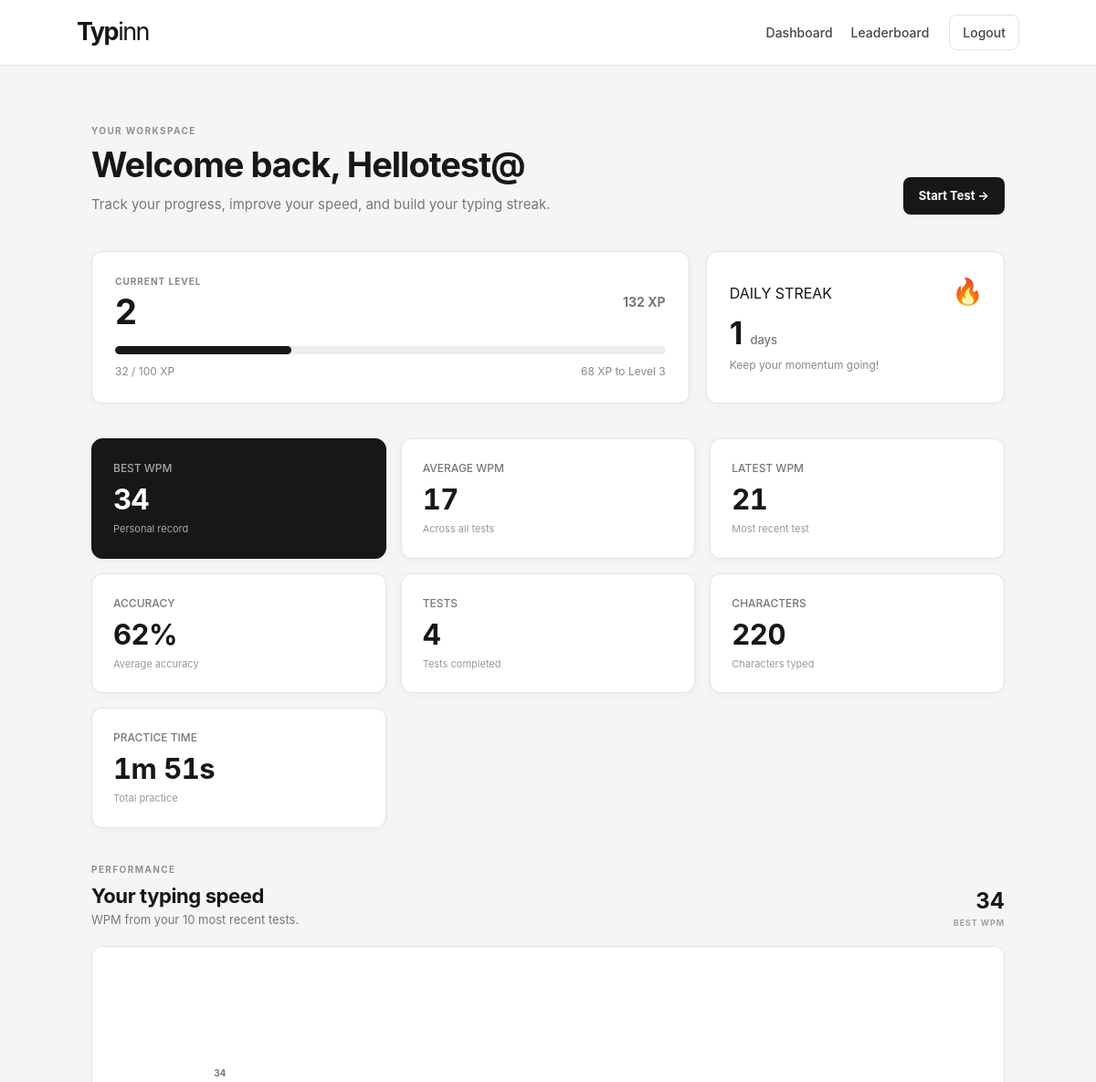
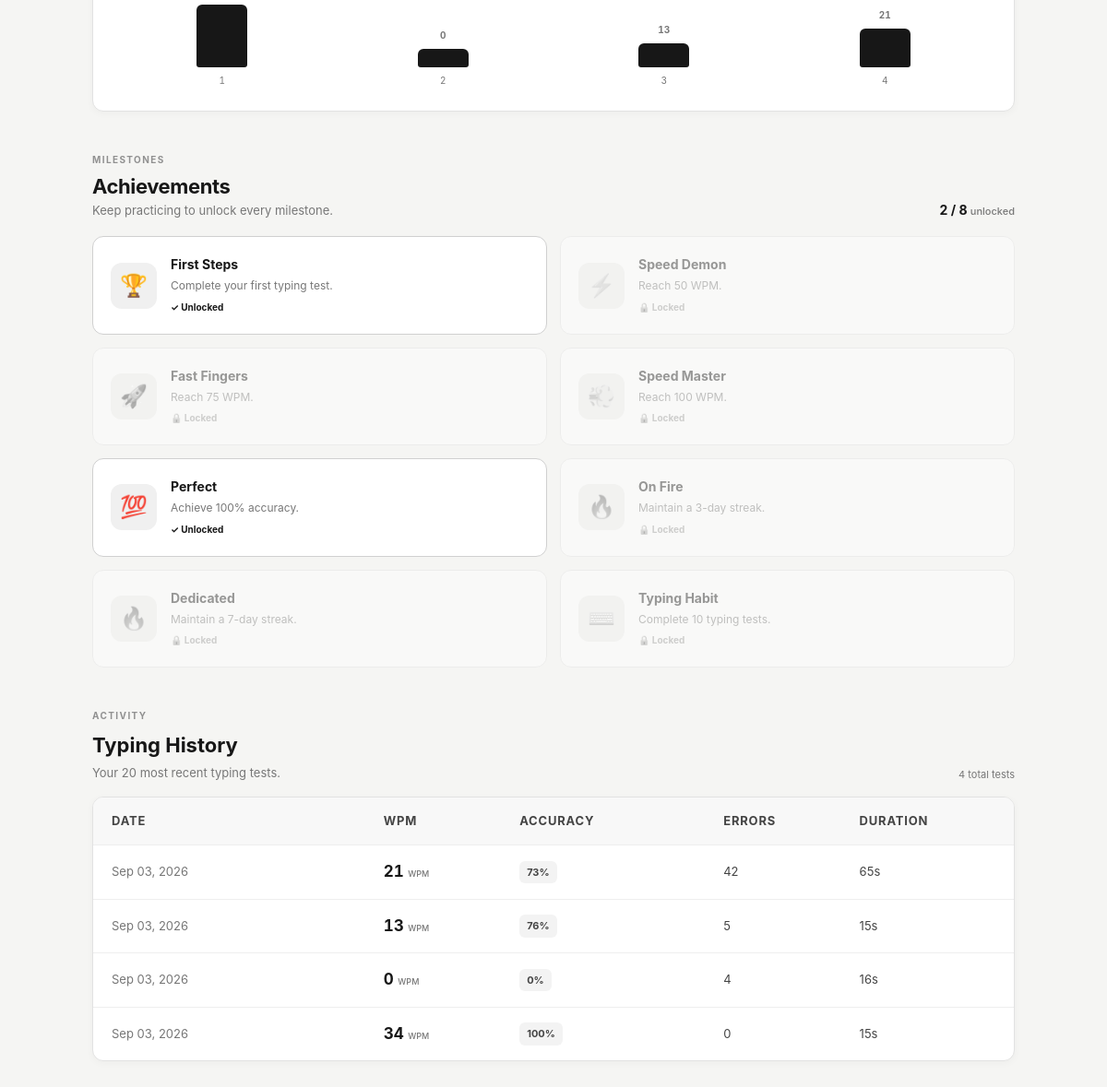
The page /dashboard (signed in) on the database its author committed (2 pictures, top to bottom).
### app.py (models this page shows)
class User(db.Model, UserMixin):
    id = db.Column(
        db.Integer,
        primary_key=True
    )
    username = db.Column(
        db.String(80),
        unique=True,
        nullable=False
    )
    email = db.Column(
        db.String(120),
        unique=True,
        nullable=False
    )
    password_hash = db.Column(
        db.String(255),
        nullable=False
    )
    xp = db.Column(
        db.Integer,
        default=0,
        nullable=False
    )
    streak = db.Column(
        db.Integer,
        default=0,
        nullable=False
    )
    last_test_date = db.Column(
        db.Date,
        nullable=True
    )
    def level(self):
        return (self.xp // 100) + 1
    def level_xp(self):
        return self.xp % 100
    def xp_to_next_level(self):
        return 100 - self.level_xp()

class TypingResult(db.Model):
    id = db.Column(
        db.Integer,
        primary_key=True
    )
    user_id = db.Column(
        db.Integer,
        db.ForeignKey("user.id"),
        nullable=False
    )
    wpm = db.Column(
        db.Integer,
        nullable=False
    )
    accuracy = db.Column(
        db.Integer,
        nullable=False
    )
    errors = db.Column(
        db.Integer,
        nullable=False
    )
    characters = db.Column(
        db.Integer,
        nullable=False
    )
    duration = db.Column(
        db.Integer,
        nullable=False
    )
    language = db.Column(
        db.String(30),
        default="english",
        nullable=False
    )
    created_at = db.Column(
        db.DateTime,
        server_default=db.func.now(),
        nullable=False
    )

class Achievement(db.Model):
    id = db.Column(
        db.Integer,
        primary_key=True
    )
    name = db.Column(
        db.String(100),
        unique=True,
        nullable=False
    )
    description = db.Column(
        db.String(255),
        nullable=False
    )
    icon = db.Column(
        db.String(10),
        nullable=False
    )

### app.py (the view, shortened to what this page needs)
@app.route("/dashboard")
@login_required
def dashboard():
    results = (
        TypingResult.query
        .filter_by(
            user_id=current_user.id
        )
        .order_by(
            TypingResult.created_at.desc()
        )
        .all()
    )
    total_tests = len(
        results
    )
    if results:
        best_wpm = max(
            result.wpm
            for result in results
        )
        average_wpm = round(
            sum(
                result.wpm
                for result in results
            )
            / total_tests
        )
        average_accuracy = round(
            sum(
                result.accuracy
                for result in results
            )
            / total_tests
        )
        total_characters = sum(
            result.characters
            for result in results
        )
        total_time = sum(
            result.duration
            for result in results
        )
        latest_wpm = results[0].wpm
    user_achievements = (
        UserAchievement.query
        .filter_by(
            user_id=current_user.id
        )
        .all()
    )
    achievement_ids = {
        item.achievement_id
        for item in user_achievements
    }
    achievements = (
        Achievement.query
        .order_by(
            Achievement.id.asc()
        )
        .all()
    )
    return render_template(
        "dashboard.html",
        user=current_user,
        results=results,
        total_tests=total_tests,
        best_wpm=best_wpm,
        average_wpm=average_wpm,
        average_accuracy=average_accuracy,
        total_characters=total_characters,
        total_time=total_time,
        latest_wpm=latest_wpm,
        level=current_user.level(),
        xp=current_user.xp,
        level_xp=current_user.level_xp(),
        xp_to_next=current_user.xp_to_next_level(),
        streak=current_user.streak,
        achievements=achievements,
        achievement_ids=achievement_ids
    )

### app.py (called while the page is built)
@login_manager.user_loader
def load_user(user_id):
    try:
        return db.session.get(
            User,
            int(user_id)
        )
    except (
        TypeError,
        ValueError
    ):
        return None

### templates/dashboard.html (shortened to what this page needs)
{% extends "base.html" %}
{% block content %}
<div class="dashboard-container">
    <section class="dashboard-header">
        <div>
            <span class="eyebrow">
                YOUR WORKSPACE
            </span>
            <h1>
                Welcome back, {{ user.username }}
            </h1>
            <p>
                Track your progress, improve your speed,
                and build your typing streak.
            </p>
        </div>
        <a
            href="{{ url_for('home') }}"
            class="start-test-btn"
        >
            Start Test →
        </a>
    </section>
    <section class="gamification">
        <div class="level-card">
            <div class="level-top">
                <div class="level-info">
                    <span>
                        CURRENT LEVEL
                    </span>
                    <strong>
                        {{ level }}
                    </strong>
                </div>
                <div class="xp-value">
                    {{ xp }} XP
                </div>
            </div>
            <div class="xp-bar">
                <div
                    class="xp-progress"
                    style="width: {{ level_xp }}%;"
                ></div>
            </div>
            <div class="xp-footer">
                <span>
                    {{ level_xp }} / 100 XP
                </span>
                <span>
                    {{ xp_to_next }} XP to Level {{ level + 1 }}
                </span>
            </div>
        </div>
        <div class="streak-card">
            <div class="streak-icon">
                🔥
            </div>
            <div>
                <span>
                    DAILY STREAK
                </span>
                <strong>
                    {{ streak }}
                    <small>days</small>
                </strong>
            </div>
            <p>
                {% if streak == 0 %}
                    Start practicing today.
                {% elif streak == 1 %}
                    Keep your momentum going!
                {% elif streak < 7 %}
                    You're building a strong habit.
                {% else %}
                    Incredible consistency!
                {% endif %}
            </p>
        </div>
    </section>
    <section
        class="dashboard-stats"
        aria-label="Typing statistics"
    >
        <div class="dashboard-card highlight">
            <span>
                BEST WPM
            </span>
            <strong>
                {{ best_wpm }}
            </strong>
            <small>
                Personal record
            </small>
        </div>
        <div class="dashboard-card">
            <span>
                AVERAGE WPM
            </span>
            <strong>
                {{ average_wpm }}
            </strong>
            <small>
                Across all tests
            </small>
        </div>
        <div class="dashboard-card">
            <span>
                LATEST WPM
            </span>
            <strong>
                {{ latest_wpm }}
            </strong>
            <small>
                Most recent test
            </small>
        </div>
        <div class="dashboard-card">
            <span>
                ACCURACY
            </span>
            <strong>
                {{ average_accuracy }}%
            </strong>
            <small>
                Average accuracy
            </small>
        </div>
        <div class="dashboard-card">
            <span>
                TESTS
            </span>
            <strong>
                {{ total_tests }}
            </strong>
            <small>
                Tests completed
            </small>
        </div>
        <div class="dashboard-card">
            <span>
                CHARACTERS
            </span>
            <strong>
                {{ total_characters }}
            </strong>
            <small>
                Characters typed
            </small>
        </div>
        <div class="dashboard-card">
            <span>
                PRACTICE TIME
            </span>
            <strong>
                {% if total_time >= 3600 %}
                    {{ total_time // 3600 }}h
                    {% if (total_time % 3600) // 60 %}
                        {{ (total_time % 3600) // 60 }}m
                    {% endif %}
                {% elif total_time >= 60 %}
                    {{ total_time // 60 }}m
                    {% if total_time % 60 %}
                        {{ total_time % 60 }}s
                    {% endif %}
                {% else %}
                    {{ total_time }}s
                {% endif %}
            </strong>
            <small>
                Total practice
            </small>
        </div>
    </section>
    <section class="performance-section">
        <div class="section-header">
            <div>
                <span class="eyebrow">
                    PERFORMANCE
                </span>
                <h2>
                    Your typing speed
                </h2>
                <p>
                    WPM from your 10 most recent tests.
                </p>
            </div>
            {% if results %}
                <div class="section-stat">
                    <strong>
                        {{ best_wpm }}
                    </strong>
                    <span>
                        BEST WPM
                    </span>
                </div>
            {% endif %}
        </div>
        <div
            class="performance-chart"
            aria-label="Recent typing performance"
        >
            {% if results %}
                {% for result in results[:10]|reverse %}
                    <div class="chart-column">
                        <div class="chart-value">
                            {{ result.wpm }}
                        </div>
                        <div
                            class="chart-bar"
                            style="height: {{ [result.wpm * 2, 20]|max }}px;"
                            title="{{ result.wpm }} WPM"
                            aria-label="{{ result.wpm }} WPM"
                        ></div>
                        <span>
                            {{ loop.index }}
                        </span>
                    </div>
                {% endfor %}
            {% endif %}
        </div>
    </section>
    <section class="achievements">
        <div class="section-header">
            <div>
                <span class="eyebrow">
                    MILESTONES
                </span>
                <h2>
                    Achievements
                </h2>
                <p>
                    Keep practicing to unlock every milestone.
                </p>
            </div>
            <div class="achievement-count">
                {{ achievement_ids|length }}
                /
                {{ achievements|length }}
                <span>
                    unlocked
                </span>
            </div>
        </div>
        <div class="achievement-grid">
            {% for achievement in achievements %}
                {% set unlocked =
                    achievement.id in achievement_ids
                %}
                <div
                    class="
                        achievement-card
                        {% if unlocked %}
                            achievement-unlocked
                        {% else %}
                            locked
                        {% endif %}
                    "
                >
                    <div
                        class="achievement-icon"
                        aria-hidden="true"
                    >
                        {{ achievement.icon }}
                    </div>
                    <div class="achievement-info">
                        <strong>
                            {{ achievement.name }}
                        </strong>
                        <p>
                            {{ achievement.description }}
                        </p>
                        {% if unlocked %}
                            <span
                                class="
                                    achievement-status
                                    unlocked-status
                                "
                            >
                                ✓ Unlocked
                            </span>
                        {% else %}
                            <span
                                class="
                                    achievement-status
                                    locked-status
                                "
                            >
                                🔒 Locked
                            </span>
                        {% endif %}
                    </div>
                </div>
            {% else %}
                <div class="empty-history">
                    <p>
                        No achievements available yet.
                    </p>
                </div>
            {% endfor %}
        </div>
    </section>
    <section class="history">
        <div class="history-header">
            <div>
                <span class="eyebrow">
                    ACTIVITY
                </span>
                <h2>
                    Typing History
                </h2>
                <p>
                    Your 20 most recent typing tests.
                </p>
            </div>
            {% if results %}
                <span class="history-count">
                    {{ total_tests }} total tests
                </span>
            {% endif %}
        </div>
        {% if results %}
            <div class="history-table">
                <div class="history-row history-head">
                    <span>
                        Date
                    </span>
                    <span>
                        WPM
                    </span>
                    <span>
                        Accuracy
                    </span>
                    <span>
                        Errors
                    </span>
                    <span>
                        Duration
                    </span>
                </div>
                {% for result in results[:20] %}
                    <div class="history-row">
                        <span class="history-date">
                            {% if result.created_at %}
                                {{ result.created_at.strftime("%b %d, %Y") }}
                            {% else %}
                                —
                            {% endif %}
                        </span>
                        <strong class="history-wpm">
                            {{ result.wpm }}
                            <small>WPM</small>
                        </strong>
                        <span>
                            <span class="accuracy-pill">
                                {{ result.accuracy }}%
                            </span>
                        </span>
                        <span>
                            {{ result.errors }}
                        </span>
                        <span>
                            {{ result.duration }}s
                        </span>
                    </div>
                {% endfor %}
            </div>
        {% endif %}
    </section>
</div>
{% endblock %}

### templates/base.html (shortened to what this page needs)
<!DOCTYPE html>
<html lang="en">
<head>
    <link
        rel="stylesheet"
        href="{{ url_for('static', filename='css/style.css') }}"
    >
</head>
<body>
    <nav class="navbar">
        <a
            href="{{ url_for('home') }}"
            class="logo"
        >
            Typ<span>inn</span>
        </a>
        <div class="nav-actions">
            {% if current_user.is_authenticated %}
                <a href="{{ url_for('dashboard') }}">
                    Dashboard
                </a>
                <a href="{{ url_for('leaderboard') }}">
    Leaderboard
</a>
                <a
                    href="{{ url_for('logout') }}"
                    class="logout-btn"
                >
                    Logout
                </a>
            {% endif %}
        </div>
    </nav>
    <main>
        {% block content %}
        {% endblock %}
    </main>
</body>
</html>

### rows shown on the page
User: username "Hellotest@"
TypingResult: wpm "34", created_at "Sep 03, 2026", accuracy "100", errors "0", duration "15"
TypingResult: wpm "0", created_at "Sep 03, 2026", accuracy "0", errors "4", duration "16"
TypingResult: wpm "13", created_at "Sep 03, 2026", accuracy "76", errors "5", duration "15"
TypingResult: wpm "21", created_at "Sep 03, 2026", accuracy "73", errors "42", duration "65"
Achievement: icon "🏆", name "First Steps", description "Complete your first typing test.", shows "✓ Unlocked"
Achievement: icon "⚡", name "Speed Demon", description "Reach 50 WPM.", shows "🔒 Locked"
Achievement: icon "🚀", name "Fast Fingers", description "Reach 75 WPM.", shows "🔒 Locked"
Achievement: icon "💨", name "Speed Master", description "Reach 100 WPM.", shows "🔒 Locked"
Achievement: icon "💯", name "Perfect", description "Achieve 100% accuracy.", shows "✓ Unlocked"
Achievement: icon "🔥", name "On Fire", description "Maintain a 3-day streak.", shows "🔒 Locked"
Achievement: icon "🔥", name "Dedicated", description "Maintain a 7-day streak.", shows "🔒 Locked"
Achievement: icon "⌨️", name "Typing Habit", description "Complete 10 typing tests.", shows "🔒 Locked"

### other values the page prints
{{ level }} "2"
{{ xp }} "132"
{{ level_xp }} "32"
{{ xp_to_next }} "68"
{{ level + 1 }} "3"
{{ streak }} "1"
{{ best_wpm }} "34"
{{ average_wpm }} "17"
{{ latest_wpm }} "21"
{{ average_accuracy }} "62"
{{ total_tests }} "4"
{{ total_characters }} "220"
{{ total_time // 60 }} "1"
{{ total_time % 60 }} "51"
{{ achievement_ids|length }} "2"
